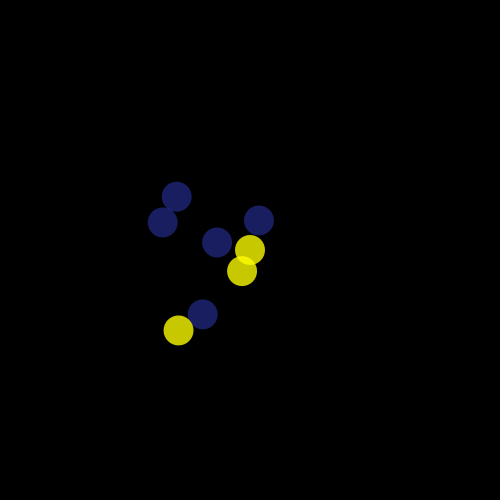
Frame 1 (no input)
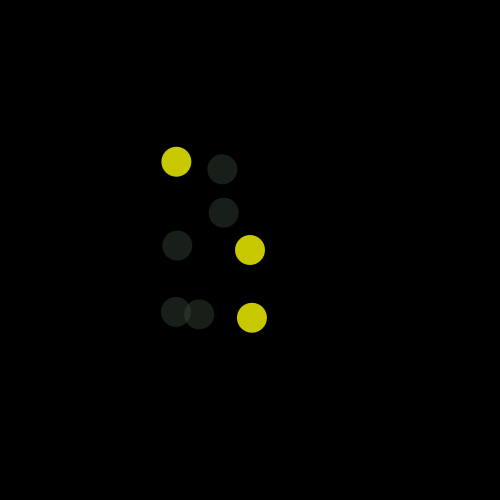
Frame 60 (the mouse pressed at the canvas centre just before this capture)
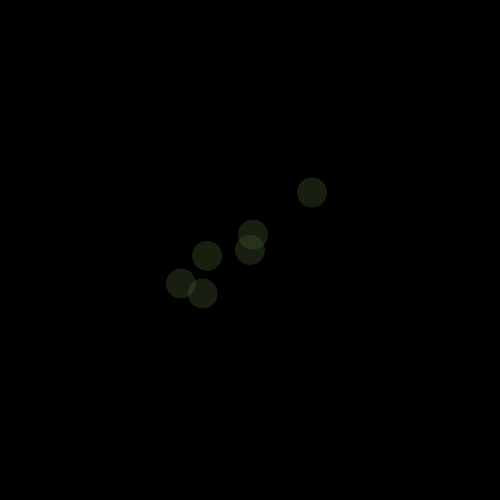
Frame 120 (the mouse held since frame 60 and released just before this capture)

The Processing sketch that drew these frames (run headless with seeded random() and noise(); from frame 60 on, the mouse is pressed at the canvas centre):

// Processing sketch: processing_40342
// ── processing_40342.pde

Star s;
int R, Y, A, N;

void setup()
{
  size(500, 500);
  smooth();
  noStroke();
  R = 30;
  Y = 90;
  A = 90;

  s = new Star ();
  s.x= width/2;
  s.y= height/2;
}

void draw()
{
  background (0);
  s.show();
}

void mouseDragged()
{
  s.x=mouseX;
  s.y=mouseY;
}

class Star
{
  float x, y;

  void show()
  {
    fill(random (60, 64), random (75, 85), random (255), 100);

    for (int i=0;i<100; i=i+20)
    {
      ellipse(x+random(-Y, Y), y+random(-A, A), R, R);
    }

    if (mousePressed == true)
    {
      ellipse (mouseX, mouseY, R, R);
      }
else
{
  fill (255, 255, 0,200);
  for (int i=0;i<100;i=i+1);
  {
    ellipse(x, y, R, R);
    ellipse(x+random(-A, A), y+random(-Y, Y), R, R);
  }
    ellipse(x+random(-Y, Y), y+random(-A, A), R, R);
    }
  }
}
